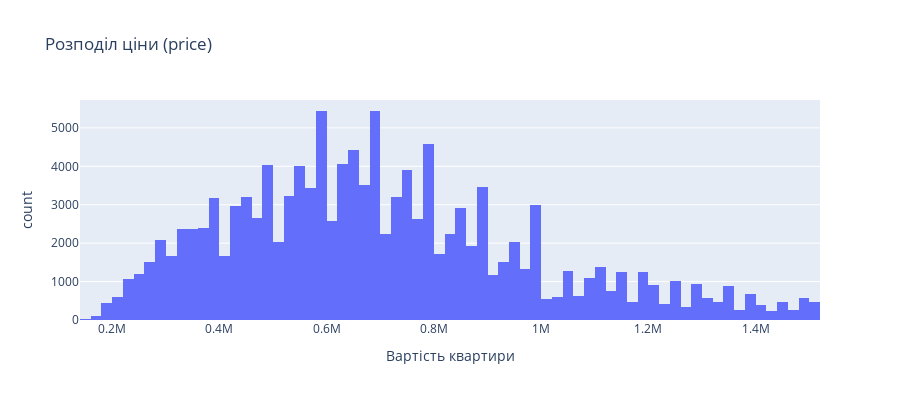

Notebook code for this chart:
### Code cell
# Візуалізація цільової змінної
df_clean = rental_data.copy()
fig = px.histogram(df_clean, x='price', nbins=100, title='Розподіл ціни (price)',
                   labels={'price': 'Вартість квартири', 'count': 'Кількість'})
fig.update_layout(showlegend=False, height=400)
fig.show()

### Figure 1 — Plotly figure (JSON) as saved in the notebook; plotly's stock layout.template omitted (floating-point values rounded to 4 significant figures; data arrays with more than 128 entries replaced by an {"elided": "..."} marker saying what was removed)
{"data": [{"bingroup": "x", "hovertemplate": "Вартість квартири=%{x}<br>count=%{y}<extra></extra>", "legendgroup": "", "marker": {"color": "#636efa", "pattern": {"shape": ""}}, "name": "", "nbinsx": 100, "orientation": "v", "showlegend": false, "type": "histogram", "x": {"elided": "127669 int values"}, "xaxis": "x", "yaxis": "y"}], "layout": {"barmode": "relative", "height": 400, "legend": {"tracegroupgap": 0}, "showlegend": false, "title": {"text": "Розподіл ціни (price)"}, "xaxis": {"anchor": "y", "domain": [0, 1], "title": {"text": "Вартість квартири"}}, "yaxis": {"anchor": "x", "domain": [0, 1], "title": {"text": "count"}}}}
